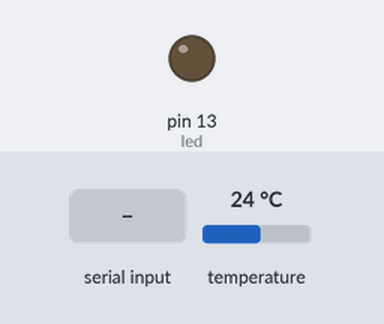
The sketch below on a simulated Arduino Uno, built for the host (arithmetic inside an expression is 32-bit, double 64-bit). Shown: output pins drawn as LEDs (lit = HIGH). The test bench sets the inputs (shaded band); at power-on: temperature 24 °C. What the sketch prints to the serial monitor is not drawn.

Above: at 2.2 s.
2.3 s: "Q:temp\n" received over Serial
At 3.9 s:
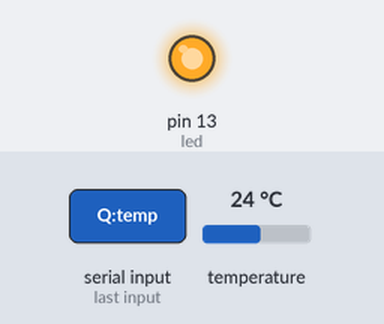
5.3 s: "Q:info\n" received over Serial
Timing chart, 0 to 8.3 s (numbered marks = the images above; inputs shaded):
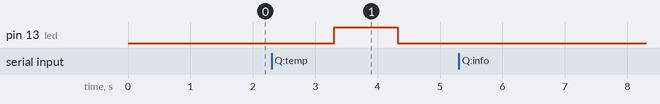

The sketch:

ALSketch.ino
```cpp
#include <SPI.h>
#include <Ethernet.h>
#include "ALSCommon.h"

// network configuration
byte mac[] = {0xAE, 0xB2, 0x26, 0xE4, 0x4A, 0x5C};
byte ip[] = {192, 168, 0, 100};
byte myDns[] = {192, 168, 0, 1};
byte gateway[] = {192, 168, 0, 1};
byte subnet[] = {255, 255, 255, 0};

EthernetServer server(2000);
EthernetClient client;
String buffer;

void setup() {
  pinMode(led, OUTPUT);

  Serial.begin(115200);
  while (!Serial) {
    ; // wait for serial port to connect. Needed for native USB port only
  }

  // start the Ethernet connection:
  //Ethernet.begin(mac);
  Ethernet.begin(mac, ip);
  //Ethernet.begin(mac, ip, myDns, gateway, subnet);
  server.begin();
  // give the Ethernet shield a second to initialize:
  delay(1000);
  Serial.print("Server address:");
  Serial.println(Ethernet.localIP());
}

void loop() {
  if (Serial.available() > 0) {
    String query = Serial.readString();
    String response = processQuery(query);
    if (response != "") {
      Serial.println(response);
    }
  }

  client = server.available();
  if (client) {
    while (client.available()) {
      char chr = client.read();
      if (chr != '\r') {
        buffer += chr;
      } else {
        //Serial.println(">> " + buffer);
        String response = processQuery(buffer);
        if (response != "") {
          server.println(response);
        }
        buffer = "";
      }
    }
  }
}
```

ALSCommon.h
```cpp
#include <OneWire.h>

const String _version = "v0.1";
const String _sketchName = "ALSketch";

const int led = 13;

char val2hex(uint8_t val)
{
  if ((val & 0x0f) < 10)
    return ('0' + val);
  else
    return ('a' + (val - 10));
}

String arr2str(size_t size, uint8_t *src)
{
  String buffer = "";
  for (size_t i = 0; i < size; i++) {
    uint8_t b = src[i];

    String strByte = "";
    strByte += val2hex(b & 0x0f);
    b >>= 4;
    strByte = val2hex(b & 0x0f) + strByte;

    buffer += strByte;
  }
  return buffer;
}

String getPartFromQuery(String query, int startIndex)
{
  if (startIndex > 0) startIndex++;
  int endIndex = query.indexOf(';', startIndex);
  String part = query.substring(startIndex, endIndex);
  return part;
}

void writeResponse(String response)
{
  delay(50);
  Serial.println(response);
}

void setLED(int pin, int value)
{
  if (value) {
    digitalWrite(pin, HIGH);
  } else {
    digitalWrite(pin, LOW);
  }
}

// OneWire DS18S20, DS18B20, DS1822 Temperature Sensors
String queryTemp(int pin)
{
  OneWire ds(pin);

  uint8_t addr[8];
  byte i = 0;
  while (!ds.search(addr)) {
    // No more addresses
    ds.reset_search();
    delay(250);
    i += 1;
    if (i > 5) return "-100 (No more addresses)";
  }

  String rom = arr2str(8, &addr[0]);

  if (OneWire::crc8(addr, 7) != addr[7]) {
    // CRC is not valid
    return "-101 (CRC is not valid)";
  }

  // the first ROM byte indicates which chip
  byte chipType;
  switch (addr[0]) {
    case 0x10:
      chipType = 1; // Chip = DS18S20
      break;
    case 0x28:
      chipType = 0; // Chip = DS18B20
      break;
    case 0x22:
      chipType = 0; // Chip = DS1822
      break;
    default:
      // Device is not a DS18x20 family device
      return "-102 (Device is not a DS18x20 family device)";
  }

  ds.reset();
  ds.select(addr);
  ds.write(0x44, 1);        // start conversion, with parasite power on at the end

  delay(1000);     // maybe 750ms is enough, maybe not
  // we might do a ds.depower() here, but the reset will take care of it.

  byte present = ds.reset();
  ds.select(addr);
  ds.write(0xBE); // Read Scratchpad

  byte data[12];
  for (i = 0; i < 9; i++) {           // we need 9 bytes
    data[i] = ds.read();
  }

  // Convert the data to actual temperature
  // because the result is a 16 bit signed integer, it should
  // be stored to an "int16_t" type, which is always 16 bits
  // even when compiled on a 32 bit processor.
  int16_t raw = (data[1] << 8) | data[0];
  if (chipType) {
    raw = raw << 3; // 9 bit resolution default
    if (data[7] == 0x10) {
      // "count remain" gives full 12 bit resolution
      raw = (raw & 0xFFF0) + 12 - data[6];
    }
  } else {
    byte cfg = (data[4] & 0x60);
    // at lower res, the low bits are undefined, so let's zero them
    if (cfg == 0x00) raw = raw & ~7;  // 9 bit resolution, 93.75 ms
    else if (cfg == 0x20) raw = raw & ~3; // 10 bit res, 187.5 ms
    else if (cfg == 0x40) raw = raw & ~1; // 11 bit res, 375 ms
    //// default is 12 bit resolution, 750 ms conversion time
  }
  float celsius = (float)raw / 16.0;

  String response = "R:temp;sid:" + rom + ";val:" + celsius + ";";
  return response;
}

int counter = 0;

String processQuery(String query)
{
    counter = counter + 1;

    String response = "";

    query.trim();
    if (query.length() <= 0) return response;
    String command = getPartFromQuery(query, 0);

    if (command == "Q:info") {
      response = "R:ping;sketch:" + _sketchName + ";ver:" + _version + ";counter:" + counter + ";";
    }

    if (command == "Q:setled") {
      String pin = getPartFromQuery(query, command.length());
      String ledValue = getPartFromQuery(query, (command.length() + pin.length() + 1));
      setLED(pin.toInt(), ledValue.toInt());
    }

    if (command == "Q:temp") {
      setLED(13, 1);
      String pin = getPartFromQuery(query, command.length());
      response = queryTemp(pin.toInt());
      setLED(13, 0);
    }

    return response;
}
```

Measured:
- after the input at 2.3 s, pin 13 (led): LOW → HIGH after 1.0 s, → LOW 1.0 s later
- after the input at 5.3 s, every drawn part: stays the same
